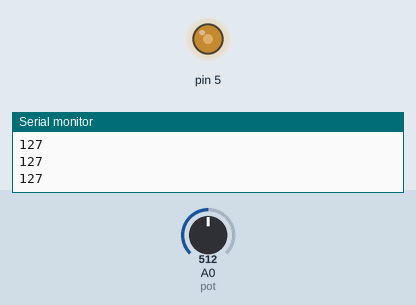
Recording of a sketch running on a simulated Arduino Uno, built with avr-gcc and run on an emulated ATmega328P. Parts: output pins drawn as LEDs (lit = HIGH), the last lines printed to the serial monitor. The test bench sets the inputs (shaded band); at power-on: A0 (pot) = 512.

Above: at 1.2 s.
1.3 s: A0 (pot) set to 716
At 2.1 s:
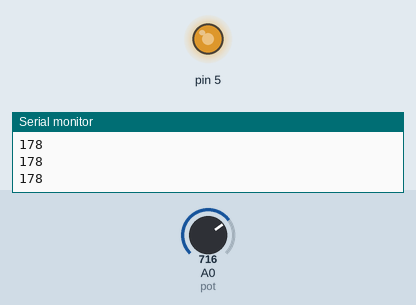
2.8 s: A0 (pot) set to 900
At 3.4 s:
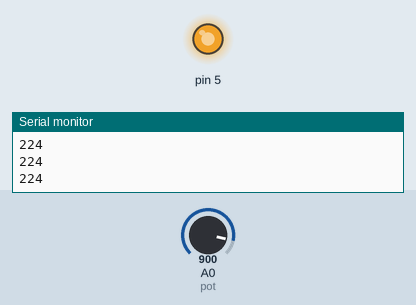
4.3 s: A0 (pot) set to 122
At 5.5 s:
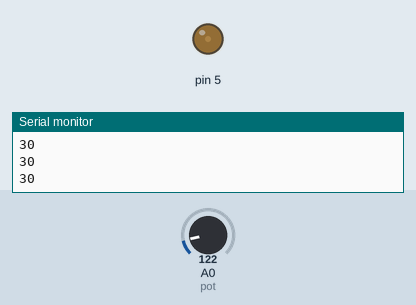
5.8 s: A0 (pot) set to 0
At 6.8 s:
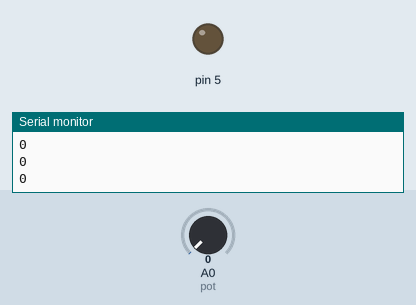
7.3 s: A0 (pot) set to 511
At 7.9 s:
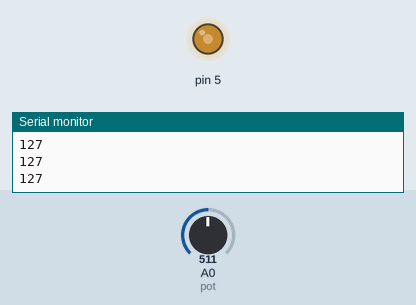
Timing chart, 0 to 9.8 s (numbered marks = the images above; inputs shaded):
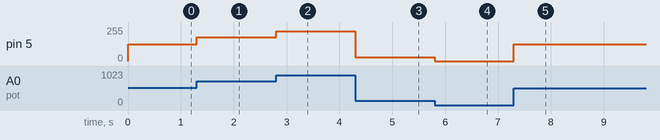

Measured:
- after the input at 1.3 s, pin 5: 127/255 → 178/255 at once
- after the input at 2.8 s, pin 5: 178/255 → 224/255 at once
- after the input at 4.3 s, pin 5: 224/255 → 30/255 at once
- after the input at 5.8 s, pin 5: 30/255 → 0/255 at once
- after the input at 7.3 s, pin 5: 0/255 → 127/255 at once

The sketch:

potentiometer.led.ino
```cpp
int pot=A0;
int angle;
int led;
void setup()
{
  Serial.begin(9600);
  pinMode(5, OUTPUT);
  pinMode(pot, INPUT);
}

void loop()
{
 angle = analogRead(pot);
 led=map(angle, 0, 1023, 0, 255);
 analogWrite(5, led);
 Serial.println(led);

}
```
